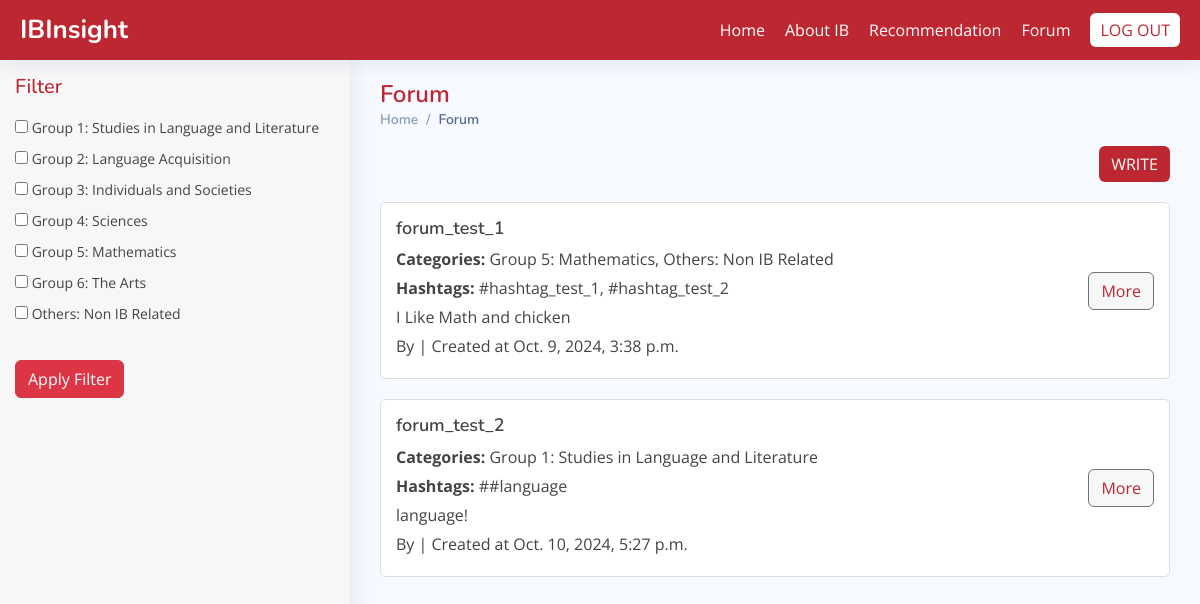
The app's page /forum/ with its own data.
### forum/models.py (models this page shows, shortened)
class Category(models.Model):
    name = models.CharField(max_length=100, unique=True)  # Name of the category

class Post(models.Model):
    title = models.CharField(max_length=200)  # Title of the post
    content = models.TextField()  # Main content of the post
    created_by = models.ForeignKey(settings.AUTH_USER_MODEL, on_delete=models.CASCADE, null=True, blank=True)  # User who created the post (can be null)
    created_at = models.DateTimeField(default=timezone.now)  # Timestamp
    categories = models.ManyToManyField(Category, related_name='posts', blank=True)  # Many-to-many relationship with categories
    hashtags = models.ManyToManyField(Hashtags, related_name='posts', blank=True)  # Many-to-many relationship with hashtags

class Hashtags(models.Model):
    name = models.CharField(max_length=100, unique=True)  # Name of the hashtag

### forum/views.py (the view)
# urls.py: path('', views.forum_list, name='forum_list'),  # This matches http://127.0.0.1:8000/forum/
def forum_list(request):
    categories = Category.objects.all()  # Get all categories for filtering
    selected_categories = request.GET.getlist('categories')  # Get selected categories from request
    if selected_categories:
        posts = Post.objects.filter(categories__in=selected_categories).distinct()
    else:
        posts = Post.objects.all()
    context = {
        'posts': posts,
        'categories': categories,  # Pass categories to the template for filtering
    }
    return render(request, 'forum/forum.html', context)

### forum/templates/forum/forum.html (shortened to what this page needs)
{% load static %}
<!DOCTYPE html>
<html lang="en">
<head>
  <link href="https://cdn.jsdelivr.net/npm/bootstrap@5.3.3/dist/css/bootstrap.min.css" rel="stylesheet">
  <link href="https://cdn.jsdelivr.net/npm/bootstrap-icons@1.10.3/font/bootstrap-icons.css" rel="stylesheet">
  <link href="{% static 'forum/css/style.css' %}" rel="stylesheet">
</head>
<body>
  <header id="header" class="header fixed-top d-flex align-items-center" style="background-color: #BC2731;">
    <div class="d-flex align-items-center justify-content-between">
      <a href="{% url 'to-main' %}" class="logo d-flex align-items-center">
        <span class="d-none d-lg-block text-white">IBInsight</span>
      </a>
    </div>
    <nav class="header-nav ms-auto">
      <ul class="d-flex align-items-center">
        <li><a href="{% url 'to-main' %}" class="nav-link text-white">Home</a></li>
        <li><a href="{% url 'to-about_ib' %}" class="nav-link text-white">About IB</a></li>
        <li><a href="{% url 'to-survey' %}" class="nav-link text-white">Recommendation</a></li>
        <li><a href="{% url 'forum_list' %}" class="nav-link text-white">Forum</a></li>
        <li><a href="{% url 'log-out' %}" class="nav-link btn btn-light">LOG OUT</a></li>
      </ul>
    </nav>
  </header>
<aside id="sidebar" class="sidebar">
    <div class="filter">
        <h5>Filter</h5>
        <form method="GET" action="{% url 'forum_list' %}">
            <ul class="ulfilter">
                {% for category in categories %}
                <li>
                    <input type="checkbox" name="categories" value="{{ category.id }}" id="category_{{ forloop.counter }}">
                    <label for="category_{{ forloop.counter }}">{{ category.name }}</label>
                </li>
                {% endfor %}
            </ul>
            <button type="submit" class="btn btn-danger">Apply Filter</button>
        </form>
    </div>
</aside>
  <main id="main" class="main">
    <div class="pagetitle">
      <h1>Forum</h1>
      <nav>
        <ol class="breadcrumb">
          <li class="breadcrumb-item"><a href="{% url 'create_post' %}">Home</a></li>
          <li class="breadcrumb-item active">Forum</li>
        </ol>
      </nav>
    </div>
    <div class="write-button">
      <a href="{% url 'create_post' %}" class="btn btn-danger">WRITE</a>
    </div>
    <section class="section forum-posts">
      <div class="forum-post">
        {% for post in posts %}
        <div class="post-card d-flex justify-content-between align-items-center">
          <div class="post-content">
            <h5>{{ post.title }}</span></h5>
            <p><strong>Categories:</strong>
    {% for category in post.categories.all %}
        {{ category.name }}{% if not forloop.last %}, {% endif %}
    {% endfor %}
</p>
<p><strong>Hashtags:</strong>
    {% for hashtag in post.hashtags.all %}
        #{{ hashtag.name }}{% if not forloop.last %}, {% endif %}
    {% endfor %}
</p>
            <p>{{ post.content|truncatewords:20 }}</p>
            <p>By {{ post.author }} | Created at {{ post.created_at }}</p>
          </div>
          <a href="{% url 'post_detail' post.id %}" class="btn btn-secondary">More</a>
        </div>
        {% endfor %}
      </div>
    </section>
  </main>
</body>
</html>

### forum/static/forum/css/style.css (style rules this page uses)
:root { scroll-behavior: smooth; }
body { font-family: "Open Sans", sans-serif; background: #f6f9ff; color: #444444; }
a { color: #358E5F; text-decoration: none; }
h1, h2, h3, h4, h5, h6 { font-family: "Nunito", sans-serif; }
#main { margin-top: 60px; padding: 20px 30px; transition: all 0.3s; }
.pagetitle { margin-bottom: 10px; }
.pagetitle h1 { font-size: 24px; margin-bottom: 0; font-weight: 600; color: #BC2731; }
.breadcrumb { font-size: 14px; font-family: "Nunito", sans-serif; color: #899bbd; font-weight: 600; }
.breadcrumb a { color: #899bbd; transition: 0.3s; }
.breadcrumb .breadcrumb-item::before { color: #899bbd; }
.breadcrumb .active { color: #51678f; font-weight: 600; }
.logo { line-height: 1; }
@media (min-width: 1200px) { .logo { width: 280px; } }
.logo span { font-size: 26px; font-weight: 700; color: #BC2731; font-family: "Nunito", sans-serif; }
.header { transition: all 0.5s; z-index: 997; height: 60px; box-shadow: 0px 2px 20px rgba(1, 41, 112, 0.1); background-color: #fff; padding-left: 20px; }
.header-nav ul { list-style: none; }
.header-nav>ul { margin: 0; padding: 0; }
.sidebar { position: fixed; top: 60px; left: 0; bottom: 0; width: 350px; z-index: 996; transition: all 0.3s; padding: 20px; overflow-y: auto; scrollbar-width: thin; scrollbar-color: #aab7cf transparent; box-shadow: 0px 0px 20px rgba(1, 41, 112, 0.1); background-color: #fff; }
@media (min-width: 1200px) { #main, #footer { margin-left: 350px; } }

### forum/templates/forum/forum.html (style rules this page uses)
body { font-family: 'Open Sans', sans-serif; }
.header { background-color: #BC2731; color: white; }
.header .nav-link { color: white; margin-right: 20px; }
.header .btn { background-color: white; color: #BC2731; }
.sidebar { background-color: #f7f7f7; padding: 15px; }
.sidebar h5 { color: #BC2731; }
.sidebar ul { list-style-type: none; padding-left: 0; }
.sidebar ul li { margin-bottom: 10px; }
.write-button { text-align: right; margin-bottom: 20px; }
.write-button .btn { background-color: #BC2731; color: white; border: none; }
.forum-post { display: flex; flex-direction: column; gap: 20px; }
.post-card { display: flex; justify-content: space-between; background: white; border: 1px solid #ddd; padding: 15px; border-radius: 5px; }
.post-content h5 { font-size: 18px; font-weight: 600; }
.post-content p { margin: 5px 0; }
.btn-secondary { background-color: #f7f7f7; color: #BC2731; }
.btn-light { padding: 5px 10px; }
.filter { padding: 0px 0px; font-size:14px; }
.ulfilter { padding: 10px 10px; }

### records on screen
Category: name "Group 1: Studies in Language and Literature"
Category: name "Group 2: Language Acquisition"
Category: name "Group 3: Individuals and Societies"
Category: name "Group 4: Sciences"
Category: name "Group 5: Mathematics"
Category: name "Group 6: The Arts"
Category: name "Others: Non IB Related"
Post: title "forum_test_1", content "I Like Math and chicken", created_at "Oct. 9, 2024, 3:38 p.m."
Hashtags: name "hashtag_test_1"
Hashtags: name "hashtag_test_2"
Post: title "forum_test_2", content "language!", created_at "Oct. 10, 2024, 5:27 p.m."
Hashtags: name "#language"
